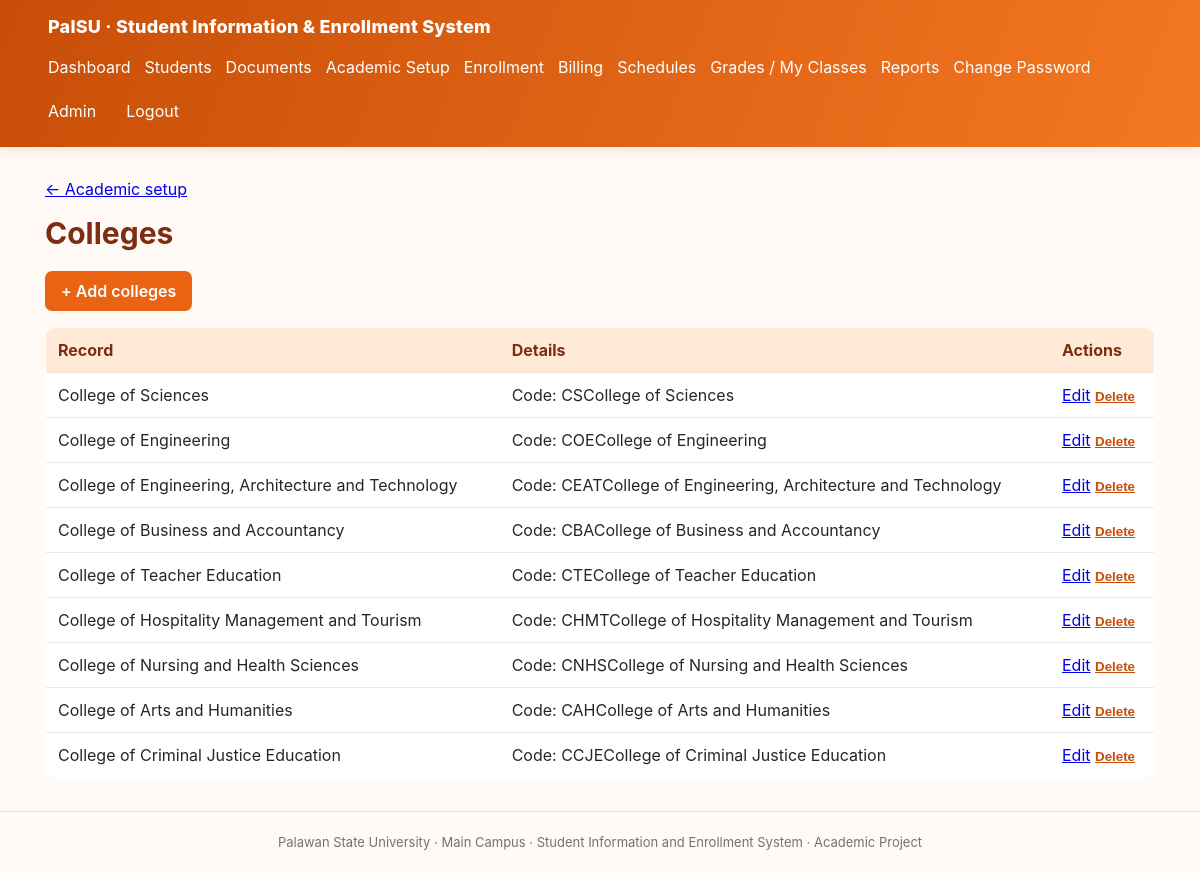
/manage/colleges/ (signed in), run on the app's committed database.
### core/models.py (models this page shows)
class Department(models.Model):
    code = models.CharField(max_length=15, unique=True)
    name = models.CharField(max_length=120)
    class Meta:
        verbose_name = "College"
        verbose_name_plural = "Colleges"
    def __str__(self): return self.name

### core/views.py (the view, shortened to what this page needs)
# urls.py: path("manage/<slug:slug>/", views.managed_list, name="managed_list"),
@login_required
def managed_list(request, slug):
    model, module, title = managed_model(slug)
    denied = guard(request, module)
    if denied:
        return denied
    qs = model.objects.all().order_by("pk")
    return render(request, "core/managed_list.html", {"slug": slug, "title": title, "objects": qs, "can_manage": can_manage(request)})

### core/permissions.py (called while the page is built)
def can_access(user, module):
    if user.is_superuser: return True
    groups = set(user.groups.values_list("name", flat=True))
    return any(module in ROLE_GROUPS.get(g, set()) for g in groups)

### core/views.py (called while the page is built)
def guard(request, module):
    if not can_access(request.user, module):
        return HttpResponseForbidden("You do not have permission to access this module.")
    return None

def can_manage(request):
    return request.user.is_superuser or request.user.groups.filter(
        name__in=["Administrator", "Registrar"]
    ).exists()

def managed_model(slug):
    if slug not in MANAGED_MODELS:
        from django.http import Http404
        raise Http404("Unknown management section")
    return MANAGED_MODELS[slug]

### templates/core/managed_list.html
{% extends "base.html" %}{% block content %}
<p><a href="{% url 'academic_overview' %}">← Academic setup</a></p><h1>{{ title }}</h1>
{% if can_manage %}<p><a class="button primary" href="{% url 'managed_create' slug %}">+ Add {{ title|lower }}</a></p>{% endif %}
<table><tr><th>Record</th><th>Details</th><th>Actions</th></tr>{% for obj in objects %}<tr><td>{{ obj }}</td><td>{% if obj.code %}Code: {{ obj.code }}{% endif %}{% if obj.name %}{{ obj.name }}{% endif %}{% if obj.program %}{{ obj.program }}{% endif %}{% if obj.term %} · {{ obj.term }}{% endif %}{% if obj.status %} · {{ obj.get_status_display }}{% endif %}</td><td>{% if can_manage %}<a href="{% url 'managed_edit' slug obj.pk %}">Edit</a> <form method="post" action="{% url 'managed_delete' slug obj.pk %}" class="inline" onsubmit="return confirm('Delete this record?');">{% csrf_token %}<button class="link-button" type="submit">Delete</button></form>{% else %}View only{% endif %}</td></tr>{% empty %}<tr><td colspan="3">No records yet.</td></tr>{% endfor %}</table>
{% endblock %}

### static/css/style.css (style rules this page uses)
:root { font-family:Inter,Segoe UI,Arial,sans-serif;color:#292524;background:#fffaf5;--orange:#f47721;--orange-dark:#c84e08;--orange-deep:#9a3412;--orange-pale:#fff0e2;--line:#f1d7c3;--muted:#78716c }
* { box-sizing:border-box }
body { margin:0;background:#fffaf5 }
.inline { display:inline }
h1 { font-size:30px;margin:0 0 20px;color:#7c2d12 }
table { width:100%;border-collapse:collapse;background:white;border-radius:10px;overflow:hidden;margin:16px 0;border:1px solid var(--line) }
th,td { text-align:left;padding:12px;border-bottom:1px solid #f4e6da }
th { background:#ffead8;color:#7c2d12 }
button,.button { display:inline-block;padding:10px 16px;border-radius:7px;background:#ffead8;color:#7c2d12;text-decoration:none;border:0;cursor:pointer;font-weight:600 }
.primary { background:#e96313;color:white }
.link-button { background:none;color:#c84e08;padding:0;text-decoration:underline }
table { min-width:680px }
td form { margin:4px 0 }

### data on the page
Department: name "College of Sciences", code "CS"
Department: name "College of Engineering", code "COE"
Department: name "College of Engineering, Architecture and Technology", code "CEAT"
Department: name "College of Business and Accountancy", code "CBA"
Department: name "College of Teacher Education", code "CTE"
Department: name "College of Hospitality Management and Tourism", code "CHMT"
Department: name "College of Nursing and Health Sciences", code "CNHS"
Department: name "College of Arts and Humanities", code "CAH"
Department: name "College of Criminal Justice Education", code "CCJE"

### other printed values
{{ title }} "Colleges"
{{ title|lower }} "colleges"
